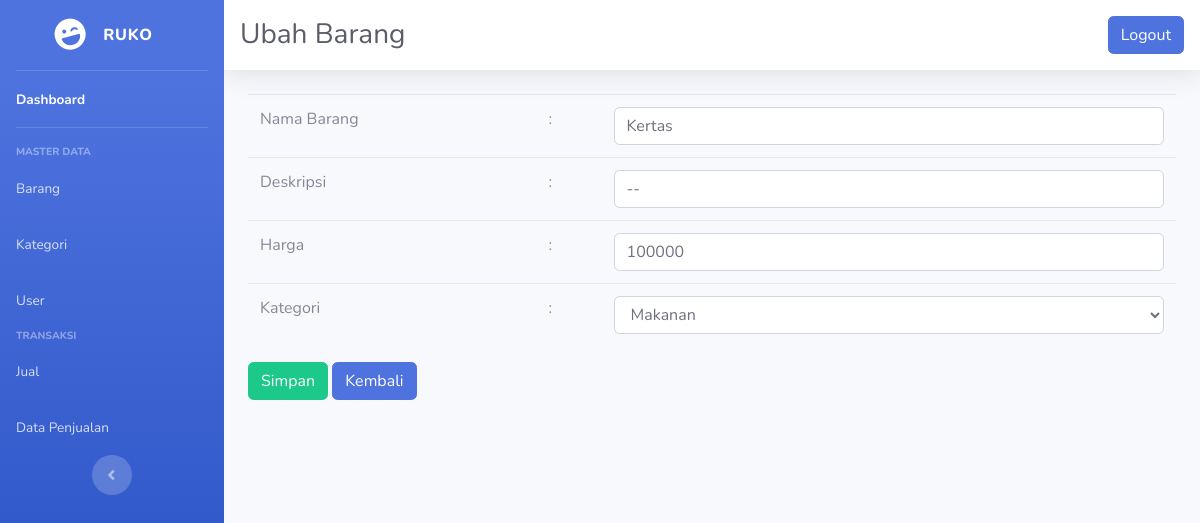
Page /edit_barang.php?id=1&type=update (signed in) on the committed database.
### tables this page shows
CREATE TABLE `barang` (
  `id_barang` int(11) NOT NULL AUTO_INCREMENT,
  `nama_barang` varchar(60) NOT NULL,
  `deskripsi` varchar(100) NOT NULL COMMENT 'book title',
  `harga` varchar(60) NOT NULL,
  `stok` int(11) NOT NULL,
  `id_kategori` varchar(60) NOT NULL,
  PRIMARY KEY (`id_barang`),
  UNIQUE KEY `id_barang` (`id_barang`)
);

### edit_barang.php (the view, shortened to what this page needs)
<?php
    require "koneksi.php";
?>
<!DOCTYPE html>
<html lang="en">
<head>
    <link href="vendor/fontawesome-free/css/all.min.css" rel="stylesheet" type="text/css">
    <link href="css/sb-admin-2.min.css" rel="stylesheet">
</head>
<body id="page-top">
    <div id="wrapper">
        <ul class="navbar-nav bg-gradient-primary sidebar sidebar-dark accordion" id="accordionSidebar">
            <a class="sidebar-brand d-flex align-items-center justify-content-center" href="index.html">
                <div class="sidebar-brand-icon rotate-n-15">
                    <i class="fas fa-laugh-wink"></i>
                </div>
                <div class="sidebar-brand-text mx-3">Ruko</div>
            </a>
            <hr class="sidebar-divider my-0">
            <?php
                if(@$_SESSION['user']['peran'] == 'admin') { ?>
            <li class="nav-item active">
                <a class="nav-link" href="index.php">
                    <span>Dashboard</span></a>
            </li>
            <hr class="sidebar-divider">
            <div class="sidebar-heading">
                Master Data
            </div>
            <li class="nav-item">
                <a class="nav-link" href="barang.php">
                    <span>Barang</span></a>
                <a class="nav-link" href="kategori.php">
                    <span>Kategori</span></a>
                <a class="nav-link" href="kasir.php">
                    <span>User</span></a>
            </li>
            <?php } ?>
            <div class="sidebar-heading">
                Transaksi
            </div>
            <li class="nav-item">
                <a class="nav-link" href="transaksi.php">
                    <span>Jual</span></a>
                    <a class="nav-link" href="data_penjualan.php">
                    <span>Data Penjualan</span></a>
            </li>
            <div class="text-center d-none d-md-inline">
                <button class="rounded-circle border-0" id="sidebarToggle"></button>
            </div>
        </ul>
        <div id="content-wrapper" class="d-flex flex-column">
            <div id="content">
                <nav class="navbar navbar-expand navbar-light bg-white topbar mb-4 static-top shadow">
                    <h1 class="h3 mb-0 text-gray-800">Ubah Barang</h1>
                    <ul class="navbar-nav ml-auto">
                        <li class="nav-item dropdown no-arrow">
                        <a class="btn btn-primary" href="logout.php" data-toggle="modal" data-target="#logoutModal">
                            Logout
                         </a>
                        </li>
                    </ul>
                </nav>
                <div class="container-fluid">
				<?php
        $a = mysqli_query($db, "SELECT * FROM barang WHERE id_barang = ".$_GET['id']);
        $d = mysqli_fetch_array($a);
    ?>
    <form method="post" action="aksi_barang.php">
        <table class="table">
            <tr>
                <td>Nama Barang</td>
                <td>:</td>
                <td><input type="text" name="nb" id="nb" value="<?= $d['nama_barang'] ?>" class="form-control"></td>
            </tr>
            <tr>
                <td>Deskripsi</td>
                <td>:</td>
                <td><input type="text" name="deskripsi" id="deskripsi" value="<?= $d['deskripsi'] ?>" class="form-control"></td>
            </tr>
            <tr>
                <td>Harga</td>
                <td>:</td>
                <td><input type="text" name="harga" id="harga" value="<?= $d['harga'] ?>" class="form-control"></td>
            </tr>
            <tr>
                <td>Kategori</td>
                <td>:</td>
                <td>
                <select name="kategori" id="kategori" class="form-control">
                <?php
                    $b = mysqli_query($db, "SELECT * FROM kategori");
                    while ($c = mysqli_fetch_array($b)){
                        if($c['nama_kategori'] == $d['id_kategori']){
                            ?>
                                <option value="<?= $c['nama_kategori'] ?>" selected><?= $c['nama_kategori'] ?></option>
                            <?php
                        } else { ?>
                            <option value="<?= $c['nama_kategori'] ?>"><?= $c['nama_kategori'] ?></option>
                        <?php
                        }
                    }
                ?>
                    </select>
                </td>
            </tr>
        </table>
        <input type="submit" class="btn btn-success" value="Simpan">
        <a href="barang.php" class="btn btn-primary">Kembali</a>
    </form>
                </div>
            </div>
        </div>
    </div>
</body>
</html>

### rows in the picture
barang: nb "Kertas", deskripsi "--", harga "100000"

### other values in the picture
form field kategori "Makanan"
